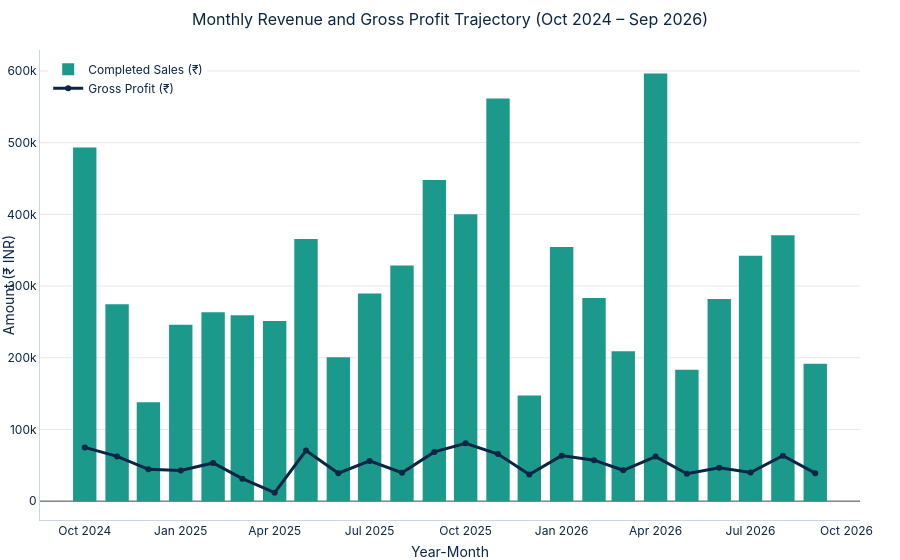
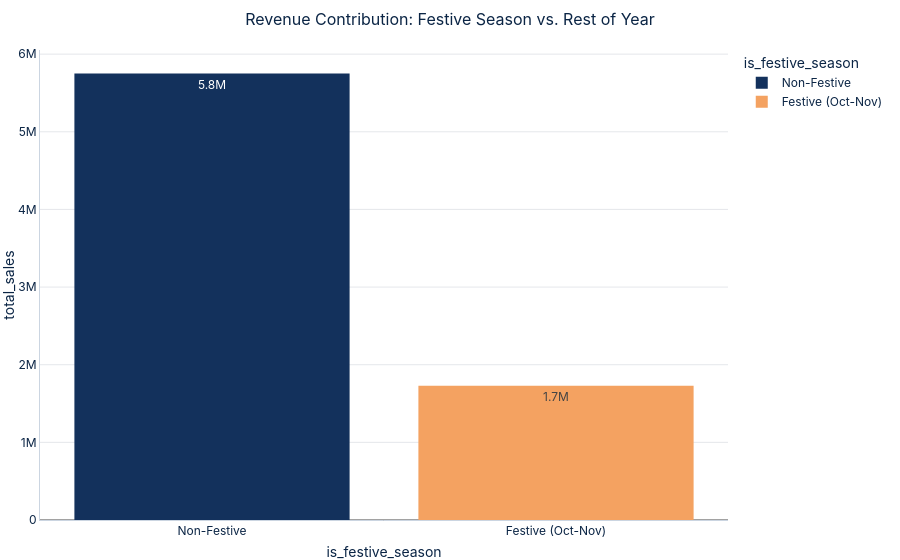

Write notebook code for charts like these, in order.
### Markdown cell above
## 3. Sales Trend & Seasonality

Evaluation of monthly revenue trajectory, festive surge patterns (Diwali/Dussehra in October–November), January Republic Day sale bumps, and summer dips.

### Code cell
# 3.1 Monthly trend and MoM growth
trend_df = monthly_trend(df)

fig_trend = go.Figure()
fig_trend.add_trace(go.Bar(
    x=trend_df["year_month"],
    y=trend_df["sales"],
    name="Completed Sales (₹)",
    marker_color=THEME_COLORS["teal"],
))
fig_trend.add_trace(go.Scatter(
    x=trend_df["year_month"],
    y=trend_df["profit"],
    name="Gross Profit (₹)",
    mode="lines+markers",
    line=dict(color=THEME_COLORS["navy"], width=3),
))
fig_trend.update_layout(
    title="Monthly Revenue and Gross Profit Trajectory (Oct 2024 – Sep 2026)",
    xaxis_title="Year-Month",
    yaxis_title="Amount (₹ INR)",
    legend=dict(x=0.01, y=0.99),
)
fig_trend.show()

# 3.2 Festive vs Non-Festive Comparison
festive_comp = comp.groupby("is_festive_season").agg(
    orders=("order_id", "nunique"),
    total_sales=("sales_amount", "sum"),
    total_profit=("profit_amount", "sum"),
    avg_order_value=("sales_amount", "mean"),
    margin_pct=("profit_amount", lambda p: round(p.sum() / comp.loc[p.index, "sales_amount"].sum() * 100, 2)),
).reset_index()
festive_comp["is_festive_season"] = festive_comp["is_festive_season"].map({True: "Festive (Oct-Nov)", False: "Non-Festive"})
display(festive_comp)

fig_festive = px.bar(
    festive_comp,
    x="is_festive_season",
    y="total_sales",
    color="is_festive_season",
    text_auto=".2s",
    title="Revenue Contribution: Festive Season vs. Rest of Year",
    color_discrete_map={"Festive (Oct-Nov)": THEME_COLORS["amber"], "Non-Festive": THEME_COLORS["blue"]},
)
fig_festive.show()

### Figure 1 — Plotly figure (JSON) as saved in the notebook; plotly's stock layout.template omitted (floating-point values rounded to 4 significant figures)
{"data": [{"marker": {"color": "#1B998B"}, "name": "Completed Sales (₹)", "type": "bar", "x": ["2024-10", "2024-11", "2024-12", "2025-01", "2025-02", "2025-03", "2025-04", "2025-05", "2025-06", "2025-07", "2025-08", "2025-09", "2025-10", "2025-11", "2025-12", "2026-01", "2026-02", "2026-03", "2026-04", "2026-05", "2026-06", "2026-07", "2026-08", "2026-09"], "y": [493400.0, 274800.0, 137900.0, 246000.0, 263300.0, 259400.0, 251400.0, 365700.0, 200500.0, 289500.0, 328800.0, 447900.0, 400300.0, 561500.0, 147500.0, 354400.0, 283300.0, 209200.0, 596400.0, 183300.0, 281900.0, 342100.0, 370800.0, 191500.0]}, {"line": {"color": "#0B2545", "width": 3}, "mode": "lines+markers", "name": "Gross Profit (₹)", "type": "scatter", "x": ["2024-10", "2024-11", "2024-12", "2025-01", "2025-02", "2025-03", "2025-04", "2025-05", "2025-06", "2025-07", "2025-08", "2025-09", "2025-10", "2025-11", "2025-12", "2026-01", "2026-02", "2026-03", "2026-04", "2026-05", "2026-06", "2026-07", "2026-08", "2026-09"], "y": [74990.0, 62370.0, 44420.0, 42890.0, 53290.0, 31330.0, 11710.0, 70580.0, 38910.0, 56070.0, 39580.0, 68670.0, 80700.0, 65780.0, 37240.0, 63490.0, 57170.0, 43070.0, 62140.0, 38190.0, 46510.0, 40010.0, 63380.0, 39050.0]}], "layout": {"legend": {"x": 0.01, "y": 0.99}, "title": {"text": "Monthly Revenue and Gross Profit Trajectory (Oct 2024 – Sep 2026)"}, "xaxis": {"title": {"text": "Year-Month"}}, "yaxis": {"title": {"text": "Amount (₹ INR)"}}}}

### Figure 2 — Plotly figure (JSON) as saved in the notebook; plotly's stock layout.template omitted (floating-point values rounded to 4 significant figures)
{"data": [{"hovertemplate": "is_festive_season=%{x}<br>total_sales=%{y}<extra></extra>", "legendgroup": "Non-Festive", "marker": {"color": "#13315C", "pattern": {"shape": ""}}, "name": "Non-Festive", "orientation": "v", "showlegend": true, "textposition": "auto", "texttemplate": "%{y:.2s}", "type": "bar", "x": ["Non-Festive"], "xaxis": "x", "y": [5751000.0], "yaxis": "y"}, {"hovertemplate": "is_festive_season=%{x}<br>total_sales=%{y}<extra></extra>", "legendgroup": "Festive (Oct-Nov)", "marker": {"color": "#F4A261", "pattern": {"shape": ""}}, "name": "Festive (Oct-Nov)", "orientation": "v", "showlegend": true, "textposition": "auto", "texttemplate": "%{y:.2s}", "type": "bar", "x": ["Festive (Oct-Nov)"], "xaxis": "x", "y": [1730000.0], "yaxis": "y"}], "layout": {"barmode": "relative", "legend": {"title": {"text": "is_festive_season"}, "tracegroupgap": 0}, "title": {"text": "Revenue Contribution: Festive Season vs. Rest of Year"}, "xaxis": {"anchor": "y", "categoryarray": ["Non-Festive", "Festive (Oct-Nov)"], "categoryorder": "array", "domain": [0.0, 1.0], "title": {"text": "is_festive_season"}}, "yaxis": {"anchor": "x", "domain": [0.0, 1.0], "title": {"text": "total_sales"}}}}
